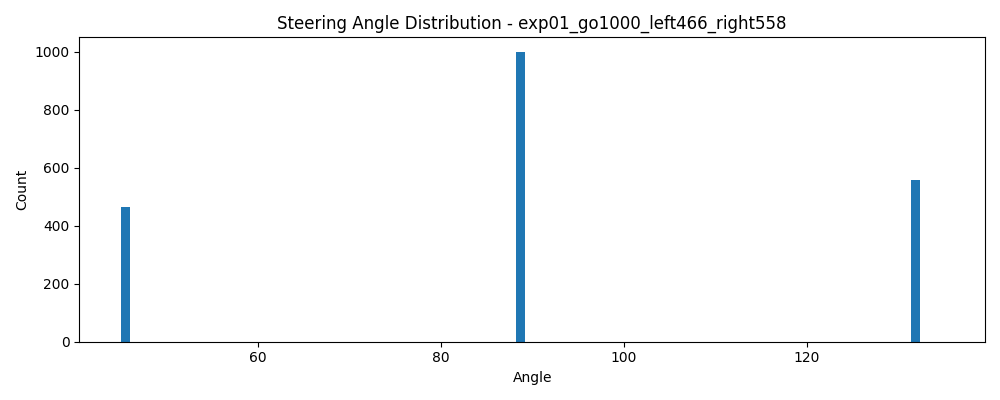
#> input picture dgx/output/subsampling_experiments/exp01_go1000_left466_right558/angle_distribution.png, 1000 x 400 px
$ python -i run_subsampling_experiments.py   (imports and definitions only)
#> lines starting #> are read from the running program, lines starting #| are printed output that depends on the picture
"""
DGX용 AI_CAR 서브샘플링 자동 실험 코드

목적:
- /data/AI_CAR/data/train_go
- /data/AI_CAR/data/train_left
- /data/AI_CAR/data/train_right

위 3개 폴더에서 폴더별 이미지 수를 다르게 샘플링하여 여러 실험을 자동 실행한다.
노트북/VSCode를 꺼도 nohup으로 계속 실행 가능하다.

실행 위치:
cd /data/AI_CAR/src

백그라운드 실행:
nohup python run_subsampling_experiments.py > /data/AI_CAR/output/subsampling_nohup.log 2>&1 &

로그 확인:
tail -f /data/AI_CAR/output/subsampling_nohup.log

결과 CSV:
/data/AI_CAR/output/subsampling_results.csv
"""

import os
import csv
import math
import random
import fnmatch
import datetime
import pickle

import cv2
import numpy as np
import pandas as pd
import matplotlib
# [1 line not run here, left out]
import matplotlib.pyplot as plt

import tensorflow as tf
from tensorflow.keras import mixed_precision
from tensorflow.keras.models import Sequential
from tensorflow.keras.layers import Conv2D, Dropout, Flatten, Dense
from tensorflow.keras.optimizers import Adam
from sklearn.model_selection import train_test_split
from sklearn.metrics import mean_squared_error, r2_score, mean_absolute_error


# =====================================================
# 1. 기본 경로
# =====================================================
BASE_DIR = "/data/AI_CAR"
DATA_DIR = os.path.join(BASE_DIR, "data", "video")
MODEL_DIR = os.path.join(BASE_DIR, "model")
OUTPUT_DIR = os.path.join(BASE_DIR, "output")
EXPERIMENT_DIR = os.path.join(OUTPUT_DIR, "subsampling_experiments")
RESULT_CSV = os.path.join(OUTPUT_DIR, "subsampling_results.csv")

# [3 lines not run here, left out]


# =====================================================
# 2. 학습 설정
# =====================================================
SEED = 42
BATCH_SIZE = 32          # 현재 DGX MIG 약 9.7GB 기준 안정값
EPOCHS = 10              # 빠른 비교용. 최종 학습은 20~30으로 증가 가능
TEST_SIZE = 0.2
LEARNING_RATE = 1e-3
USE_MIXED_PRECISION = True

# 실험 목록: 여기에 원하는 서브샘플링 조합을 계속 추가하면 됨
# None = 해당 폴더 전체 사용. max_count > 원본이면 오버샘플링(무작위 복제).
#
# 원본 데이터 분포 (0바이트 파일 정리 후):
#   go 1789 / left 3005 / right 3126 (총 7920)
#
# [지난 실험에서 얻은 인사이트 — 개선 방향 설계 근거]
# - exp10(전체 4276장)이 best (val_mae 7.39 / val_loss 140.86)
#   * 옛 분포: go 3252 / left 466 / right 558 → go가 76%로 압도적 우세
# - exp09(go=2000) 2위 → go 양 늘리기가 핵심
# - 4500장 미만 실험에서 학습 발산 빈번(r² 음수) → 모든 실험 5500장 이상으로
# - 불균형 자연 분포(go-dominant)가 1:1:1 균형보다 우수했음
#
# [설계 원칙]
# - 옛 best의 핵심은 "go 우세" — 새 데이터는 go가 가장 작으므로 오버샘플링 필요
# - 3축 비교: (1) 자연 분포 (2) 1:1:1 균형 (3) go 오버샘플링으로 go-dominant 재현
# - 모든 실험 total ≥ 5500
# - 주의: 이 파일은 데이터 증강 없음 → 오버샘플링은 동일 이미지 반복 학습 (과적합 위험)
#         비율 best 탐색에는 유효, 절대 성능 수치는 train_teacher.py(증강 ON)에서 재검증
EXPERIMENTS = [
    # ----- Phase A: 자연 분포 (베이스라인) -----
    {
        # 1789 + 3005 + 3126 = 7920
        "name": "exp01_natural_full",
        "samples": {"train_go": None, "train_left": None, "train_right": None},
    },
    {
        # 1252 + 2104 + 2188 = 5544 (각 70%)
        "name": "exp02_natural_70pct",
        "samples": {"train_go": 1252, "train_left": 2104, "train_right": 2188},
    },

    # ----- Phase B: 1:1:1 균형 (go 약간 오버샘플) -----
    {
        # 2000 × 3 = 6000 (go ×1.12 오버샘플)
        "name": "exp03_balanced_2000",
        "samples": {"train_go": 2000, "train_left": 2000, "train_right": 2000},
    },

    # ----- Phase C: go 오버샘플링으로 균형 (go-dominant 재현 단계별) -----
    # go를 left/right 수준으로 끌어올려 균형, 그 다음 점진적으로 go 우세로
    {
        # 3005 × 3 = 9015 (go ×1.68, left 그대로, right 약간 줄임)
        "name": "exp04_balanced_3005",
        "samples": {"train_go": 3005, "train_left": 3005, "train_right": 3005},
    },
    {
        # 3126 × 3 = 9378 (go ×1.75, left ×1.04, right 그대로)
        "name": "exp05_balanced_3126",
        "samples": {"train_go": 3126, "train_left": 3126, "train_right": 3126},
    },

    # ----- Phase D: go-dominant + left/right 자연 (옛 best 패턴 재현) -----
    # 옛 best는 go 비중 76%. 새 데이터에서 점진적으로 go 우세 키움
    {
        # 4500 + 3005 + 3126 = 10631 (go 비중 ≈ 42%)
        "name": "exp06_go4500_natural_lr",
        "samples": {"train_go": 4500, "train_left": 3005, "train_right": 3126},
    },
    {
        # 6000 + 3005 + 3126 = 12131 (go 비중 ≈ 49%)
        "name": "exp07_go6000_natural_lr",
        "samples": {"train_go": 6000, "train_left": 3005, "train_right": 3126},
    },
    {
        # 8000 + 3005 + 3126 = 14131 (go 비중 ≈ 57%)
        "name": "exp08_go8000_natural_lr",
        "samples": {"train_go": 8000, "train_left": 3005, "train_right": 3126},
    },

    # ----- Phase E: go-dominant + left/right 축소 (옛 분포 비율 모방) -----
    # 옛 분포 비율 go:left:right = 3252:466:558 ≈ 7:1:1.2 를 새 데이터로 흉내
    # left/right를 줄이고 go를 크게
    {
        # 5000 + 1500 + 1750 = 8250 (go 비중 ≈ 61%)
        "name": "exp09_go5000_lr_small",
        "samples": {"train_go": 5000, "train_left": 1500, "train_right": 1750},
    },
    {
        # 7000 + 1000 + 1200 = 9200 (go 비중 ≈ 76%, 옛 best와 동일)
        "name": "exp10_go7000_lr_small_old_ratio",
        "samples": {"train_go": 7000, "train_left": 1000, "train_right": 1200},
    },
]


# =====================================================
# 3. 환경 설정
# =====================================================
# [126 lines left out: functions set_seed, setup_gpu, parse_angle_from_filename, load_data_with_subsampling, my_imread, not called in this run]


def img_preprocess(image: np.ndarray) -> np.ndarray:
    """
    도로 인식용 전처리.
    - 하단 50%만 사용
    - RGB -> YUV 변환
    - blur
    - 200x66 resize
    - 0~1 normalization
    """
    height, _, _ = image.shape
#> height = 400
    image = image[int(height / 2):, :, :]
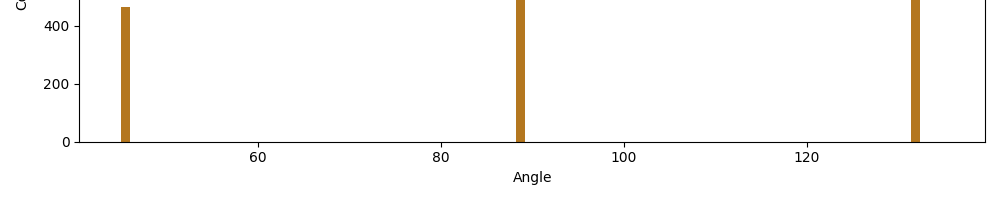
#> image: shape (200, 1000, 3); mean of channels 0, 1, 2 248.2, 249.9, 251; drawn as B, G, R
    image = cv2.cvtColor(image, cv2.COLOR_RGB2YUV)
#> image: shape (200, 1000, 3); mean of channels 0, 1, 2 249.5, 128.7, 126.9
    image = cv2.GaussianBlur(image, (3, 3), 0)
#> image: shape (200, 1000, 3); mean of channels 0, 1, 2 249.5, 128.7, 126.9
    image = cv2.resize(image, (200, 66))
#> image: shape (66, 200, 3); mean of channels 0, 1, 2 249.9, 128.8, 126.7
    image = image.astype(np.float32) / 255.0
#> image: shape (66, 200, 3) float32; mean of channels 0, 1, 2 0.98, 0.505, 0.497
    return image


# =====================================================
# 6. 데이터 생성기
# =====================================================
# [94 lines left out: functions image_data_generator, nvidia_model, save_angle_histogram, save_loss_plot, append_result_csv, not called in this run]


def is_experiment_done(exp_dir: str) -> bool:
    return os.path.exists(os.path.join(exp_dir, "DONE.txt"))


def mark_experiment_done(exp_dir: str):
    with open(os.path.join(exp_dir, "DONE.txt"), "w", encoding="utf-8") as f:
        f.write("done\n")


# =====================================================
# 9. 단일 실험 실행
# =====================================================
# [155 lines left out: functions run_one_experiment, main, not called in this run]


# [2 lines not run here, left out]

>>> import cv2
>>> picture = cv2.cvtColor(cv2.imread('../output/subsampling_experiments/exp01_go1000_left466_right558/angle_distribution.png'), cv2.COLOR_BGR2RGB)
>>> result = img_preprocess(picture)
